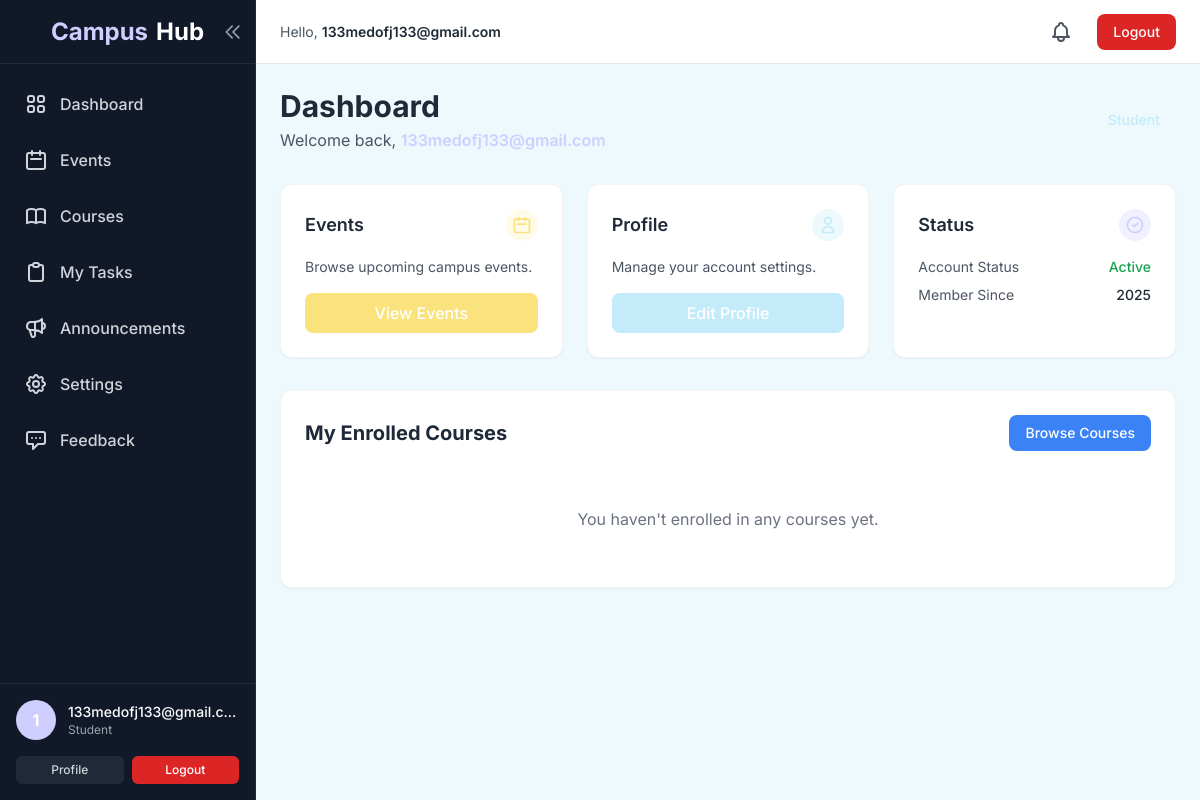
The app's page /user/dashboard (signed in) with its own data.
### CampusHub/models/user_model.py (models this page shows, shortened)
class User(UserMixin, db.Model):
    __tablename__ = 'users'
    id = db.Column(db.Integer, primary_key=True)
    email = db.Column(db.String(120), index=True, unique=True, nullable=False)
    username = db.Column(db.String(80), nullable=True)
    password_hash = db.Column(db.String(128))
    role = db.Column(db.String(20), default='student') # student, teacher, admin
    is_active = db.Column(db.Boolean, default=True)
    receive_email_notifications = db.Column(db.Boolean, default=True)
    tasks = db.relationship('Task', backref='user', lazy=True)

### CampusHub/controllers/user_controller.py (the view, shortened to what this page needs)
@user_bp.route('/dashboard')
@login_required
def dashboard():
    return render_template('user/dashboard.html', user=current_user)

### CampusHub/templates/user/dashboard.html (shortened to what this page needs)
{% extends "layout.html" %}
{% block content %}
<div class="max-w-7xl mx-auto">
    <div class="mb-8 flex items-center justify-between">
        <div>
            <h1 class="text-3xl font-bold text-gray-800">Dashboard</h1>
            <p class="text-gray-600 mt-1">Welcome back, <span class="font-semibold text-lamaPurple">{{ user.email
                    }}</span></p>
        </div>
        <span class="px-4 py-2 rounded-full text-sm font-medium
            {% if user.role == 'admin' %}bg-red-100 text-red-800
            {% elif user.role == 'teacher' %}bg-lamaPurpleLight text-lamaPurple
            {% else %}bg-lamaSkyLight text-lamaSky{% endif %}">
            {{ user.role.capitalize() }}
        </span>
    </div>
    <div class="grid grid-cols-1 md:grid-cols-3 gap-6 mb-8">
        <div class="bg-white rounded-xl shadow-sm p-6 border border-gray-100 hover:shadow-md transition-shadow">
            <div class="flex items-center justify-between mb-4">
                <h3 class="text-lg font-semibold text-gray-800">Events</h3>
                <div class="w-8 h-8 rounded-full bg-lamaYellowLight flex items-center justify-center text-lamaYellow">
                    <svg xmlns="http://www.w3.org/2000/svg" class="h-5 w-5" fill="none" viewBox="0 0 24 24"
                        stroke="currentColor">
                        <path stroke-linecap="round" stroke-linejoin="round" stroke-width="2"
                            d="M8 7V3m8 4V3m-9 8h10M5 21h14a2 2 0 002-2V7a2 2 0 00-2-2H5a2 2 0 00-2 2v12a2 2 0 002 2z" />
                    </svg>
                </div>
            </div>
            <p class="text-gray-600 text-sm mb-4">Browse upcoming campus events.</p>
            <a href="{{ url_for('event.list_events') }}"
                class="inline-block w-full text-center px-4 py-2 bg-lamaYellow text-white rounded-lg hover:bg-yellow-400 transition-colors font-medium">
                View Events
            </a>
        </div>
        <div class="bg-white rounded-xl shadow-sm p-6 border border-gray-100 hover:shadow-md transition-shadow">
            <div class="flex items-center justify-between mb-4">
                <h3 class="text-lg font-semibold text-gray-800">Profile</h3>
                <div class="w-8 h-8 rounded-full bg-lamaSkyLight flex items-center justify-center text-lamaSky">
                    <svg xmlns="http://www.w3.org/2000/svg" class="h-5 w-5" fill="none" viewBox="0 0 24 24"
                        stroke="currentColor">
                        <path stroke-linecap="round" stroke-linejoin="round" stroke-width="2"
                            d="M16 7a4 4 0 11-8 0 4 4 0 018 0zM12 14a7 7 0 00-7 7h14a7 7 0 00-7-7z" />
                    </svg>
                </div>
            </div>
            <p class="text-gray-600 text-sm mb-4">Manage your account settings.</p>
            <a href="{{ url_for('user.profile') }}"
                class="inline-block w-full text-center px-4 py-2 bg-lamaSky text-white rounded-lg hover:bg-blue-400 transition-colors font-medium">
                Edit Profile
            </a>
        </div>
        <div class="bg-white rounded-xl shadow-sm p-6 border border-gray-100 hover:shadow-md transition-shadow">
            <div class="flex items-center justify-between mb-4">
                <h3 class="text-lg font-semibold text-gray-800">Status</h3>
                <div class="w-8 h-8 rounded-full bg-lamaPurpleLight flex items-center justify-center text-lamaPurple">
                    <svg xmlns="http://www.w3.org/2000/svg" class="h-5 w-5" fill="none" viewBox="0 0 24 24"
                        stroke="currentColor">
                        <path stroke-linecap="round" stroke-linejoin="round" stroke-width="2"
                            d="M9 12l2 2 4-4m6 2a9 9 0 11-18 0 9 9 0 0118 0z" />
                    </svg>
                </div>
            </div>
            <div class="space-y-2">
                <div class="flex justify-between text-sm">
                    <span class="text-gray-600">Account Status</span>
                    <span class="font-medium text-green-600">Active</span>
                </div>
                <div class="flex justify-between text-sm">
                    <span class="text-gray-600">Member Since</span>
                    <span class="font-medium text-gray-800">2025</span>
                </div>
            </div>
        </div>
    </div>
    <div class="bg-white rounded-xl shadow-sm p-6 border border-gray-100 mb-8">
        <div class="flex items-center justify-between mb-6">
            <h2 class="text-xl font-bold text-gray-800">
                {% if user.role == 'instructor' %}My Teaching Courses{% else %}My Enrolled Courses{% endif %}
            </h2>
            {% if user.role == 'instructor' %}
            <a href="{{ url_for('course.create') }}"
                class="px-4 py-2 bg-lamaPurple text-white rounded-lg hover:bg-indigo-600 text-sm font-medium">Create New
                Course</a>
            {% else %}
            <a href="{{ url_for('course.index') }}"
                class="px-4 py-2 bg-blue-500 text-white rounded-lg hover:bg-blue-600 text-sm font-medium">Browse
                Courses</a>
            {% endif %}
        </div>
        <div class="grid grid-cols-1 md:grid-cols-2 lg:grid-cols-3 gap-6">
            {% set courses_list = user.courses_taught if user.role == 'instructor' else user.enrolled_courses %}
            {% for course in courses_list %}
            <div class="border rounded-xl p-4 hover:shadow-md transition-shadow">
                <h3 class="font-bold text-lg mb-2">{{ course.title }}</h3>
                <p class="text-gray-600 text-sm mb-4 line-clamp-2">{{ course.description }}</p>
                <a href="{{ url_for('course.details', course_id=course.id) }}"
                    class="text-lamaPurple hover:text-indigo-600 font-medium text-sm">View Details →</a>
            </div>
            {% else %}
            <div class="col-span-full text-center py-8 text-gray-500">
                {% if user.role == 'instructor' %}
                You haven't created any courses yet.
                {% else %}
                You haven't enrolled in any courses yet.
                {% endif %}
            </div>
            {% endfor %}
        </div>
    </div>
</div>
{% endblock %}

### CampusHub/templates/layout.html (shortened to what this page needs)
<!DOCTYPE html>
<html lang="en">
<head>
    <script src="https://cdn.tailwindcss.com"></script>
</head>
<body class="bg-gray-100 text-gray-800">
    <div class="flex h-screen overflow-hidden">
        {% if current_user.is_authenticated %}
        <aside id="sidebar"
            class="sidebar-expanded bg-gray-900 border-r border-gray-800 hidden md:flex flex-col text-white transition-all duration-300 relative z-20">
            <div class="h-16 flex items-center justify-center border-b border-gray-800 overflow-hidden relative">
                <a href="{{ url_for('user.dashboard') }}"
                    class="logo-text text-2xl font-bold text-white flex items-center gap-2 hover:text-lamaSky transition-colors duration-300 whitespace-nowrap">
                    <span class="text-lamaPurple">Campus</span>Hub
                </a>
                <button onclick="toggleSidebar()"
                    class="absolute right-2 top-1/2 transform -translate-y-1/2 p-1 rounded-md text-gray-400 hover:bg-gray-800 hover:text-white transition-colors">
                    <svg id="collapseIcon" xmlns="http://www.w3.org/2000/svg"
                        class="h-5 w-5 transition-transform duration-300" fill="none" viewBox="0 0 24 24"
                        stroke="currentColor">
                        <path stroke-linecap="round" stroke-linejoin="round" stroke-width="2"
                            d="M11 19l-7-7 7-7m8 14l-7-7 7-7" />
                    </svg>
                </button>
            </div>
            <nav class="flex-1 overflow-y-auto py-4 custom-scrollbar overflow-x-hidden">
                <ul class="space-y-2 px-3">
                    <li>
                        <a href="{{ url_for('user.dashboard') }}"
                            class="flex items-center px-3 py-3 text-gray-300 hover:bg-gray-800 hover:text-lamaSky rounded-xl transition-all duration-300 group"
                            title="Dashboard">
                            <span
                                class="sidebar-label font-medium ml-3 whitespace-nowrap overflow-hidden">Dashboard</span>
                        </a>
                    </li>
                    <li>
                        <a href="{{ url_for('event.list_events') }}"
                            class="flex items-center px-3 py-3 text-gray-300 hover:bg-gray-800 hover:text-lamaYellow rounded-xl transition-all duration-300 group"
                            title="Events">
                            <svg xmlns="http://www.w3.org/2000/svg" class="h-6 w-6 flex-shrink-0" fill="none"
                                viewBox="0 0 24 24" stroke="currentColor">
                                <path stroke-linecap="round" stroke-linejoin="round" stroke-width="2"
                                    d="M8 7V3m8 4V3m-9 8h10M5 21h14a2 2 0 002-2V7a2 2 0 00-2-2H5a2 2 0 00-2 2v12a2 2 0 002 2z" />
                            </svg>
                            <span class="sidebar-label font-medium ml-3 whitespace-nowrap overflow-hidden">Events</span>
                        </a>
                    </li>
                    <li>
                        <a href="{{ url_for('course.index') }}"
                            class="flex items-center px-3 py-3 text-gray-300 hover:bg-gray-800 hover:text-blue-400 rounded-xl transition-all duration-300 group"
                            title="Courses">
                            <span
                                class="sidebar-label font-medium ml-3 whitespace-nowrap overflow-hidden">Courses</span>
                        </a>
                    </li>
                    <li>
                        <a href="{{ url_for('task.list_tasks') }}"
                            class="flex items-center px-3 py-3 text-gray-300 hover:bg-gray-800 hover:text-pink-400 rounded-xl transition-all duration-300 group"
                            title="My Tasks">
                            <span class="sidebar-label font-medium ml-3 whitespace-nowrap overflow-hidden">My
                                Tasks</span>
                        </a>
                    </li>
                    <li>
                        <a href="{{ url_for('announcement.list_announcements') }}"
                            class="flex items-center px-3 py-3 text-gray-300 hover:bg-gray-800 hover:text-green-400 rounded-xl transition-all duration-300 group"
                            title="Announcements">
                            <span
                                class="sidebar-label font-medium ml-3 whitespace-nowrap overflow-hidden">Announcements</span>
                        </a>
                    </li>
                    <li>
                        <a href="{{ url_for('user.settings') }}"
                            class="flex items-center px-3 py-3 text-gray-300 hover:bg-gray-800 hover:text-lamaSky rounded-xl transition-all duration-300 group"
                            title="Settings">
                            <span
                                class="sidebar-label font-medium ml-3 whitespace-nowrap overflow-hidden">Settings</span>
                        </a>
                    </li>
                    <li>
                        <button onclick="document.getElementById('feedbackModal').classList.remove('hidden')"
                            class="w-full flex items-center px-3 py-3 text-gray-300 hover:bg-gray-800 hover:text-indigo-400 rounded-xl transition-all duration-300 group"
                            title="Send Feedback">
                            <svg xmlns="http://www.w3.org/2000/svg" class="h-6 w-6 flex-shrink-0" fill="none"
                                viewBox="0 0 24 24" stroke="currentColor">
                                <path stroke-linecap="round" stroke-linejoin="round" stroke-width="2"
                                    d="M8 10h.01M12 10h.01M16 10h.01M9 16H5a2 2 0 01-2-2V6a2 2 0 012-2h14a2 2 0 012 2v8a2 2 0 01-2 2h-5l-5 5v-5z" />
                            </svg>
                            <span
                                class="sidebar-label font-medium ml-3 whitespace-nowrap overflow-hidden">Feedback</span>
                        </button>
                    </li>
                </ul>
            </nav>
            <div class="p-4 border-t border-gray-800 overflow-hidden">
                <div class="flex items-center gap-3">
                    <div
                        class="flex-shrink-0 w-10 h-10 rounded-full bg-lamaPurple flex items-center justify-center text-white font-bold cursor-pointer hover:opacity-80 transition-opacity">
                        {{ current_user.email[0].upper() }}
                    </div>
                    <div class="flex-1 min-w-0 sidebar-label overflow-hidden">
                        <p class="text-sm font-medium text-white truncate">{{ current_user.email }}</p>
                        <p class="text-xs text-gray-400 truncate">{{ current_user.role.capitalize() }}</p>
                    </div>
                </div>
                <div class="mt-4 flex gap-2 sidebar-label overflow-hidden">
                    <a href="{{ url_for('user.profile') }}"
                        class="flex-1 text-center px-3 py-1.5 text-xs font-medium text-gray-300 bg-gray-800 rounded-md hover:bg-gray-700 transition-all duration-300">Profile</a>
                    <a href="{{ url_for('auth.logout') }}"
                        class="flex-1 text-center px-3 py-1.5 text-xs font-medium text-white bg-red-600 rounded-md hover:bg-red-700 transition-all duration-300">Logout</a>
                </div>
            </div>
        </aside>
        {% endif %}
        <div class="flex-1 flex flex-col overflow-hidden">
            {% if current_user.is_authenticated %}
            <header class="hidden md:flex h-16 bg-white border-b border-gray-200 items-center justify-between px-6">
                <div class="text-sm text-gray-600">
                    Hello, <span class="font-semibold text-gray-800">{{ current_user.email }}</span>
                </div>
                <div class="flex items-center gap-4">
                    <div class="relative">
                        <button onclick="toggleNotifications()"
                            class="relative p-2 text-gray-600 hover:text-gray-800 transition-colors duration-300">
                        </button>
                    </div>
                    <a href="{{ url_for('auth.logout') }}"
                        class="px-4 py-2 text-sm font-medium text-white bg-red-600 rounded-lg hover:bg-red-700 transition-all duration-300">
                        Logout
                    </a>
                </div>
            </header>
            {% endif %}
            <main class="flex-1 overflow-x-hidden overflow-y-auto bg-lamaSkyLight p-6">
                {% block content %}{% endblock %}
            </main>
        </div>
    </div>
</body>
</html>

### records on screen
User: email "1", email "133medofj133@gmail.c…", role "Student", email "133medofj133@gmail.com"
